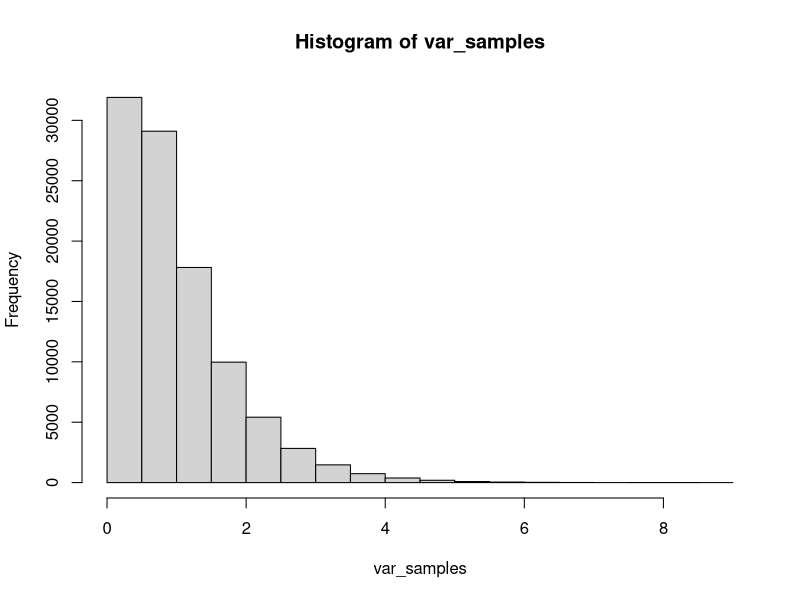
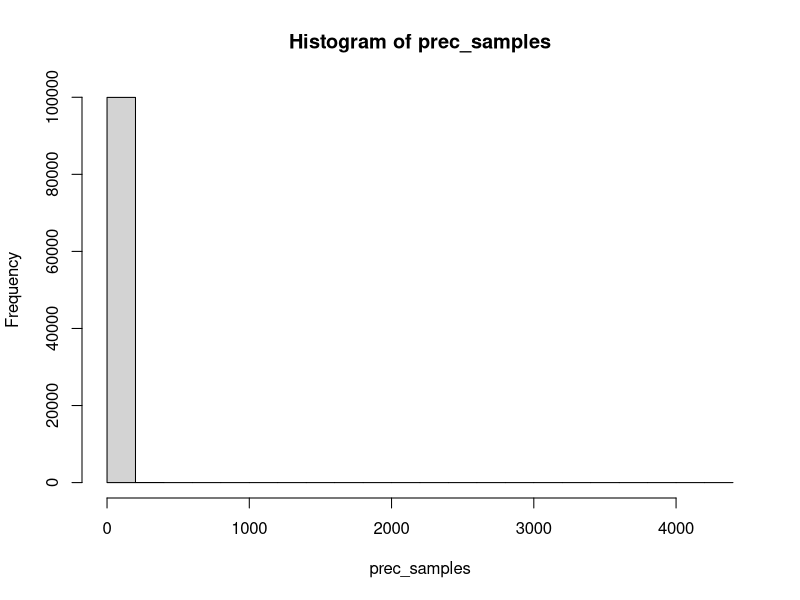
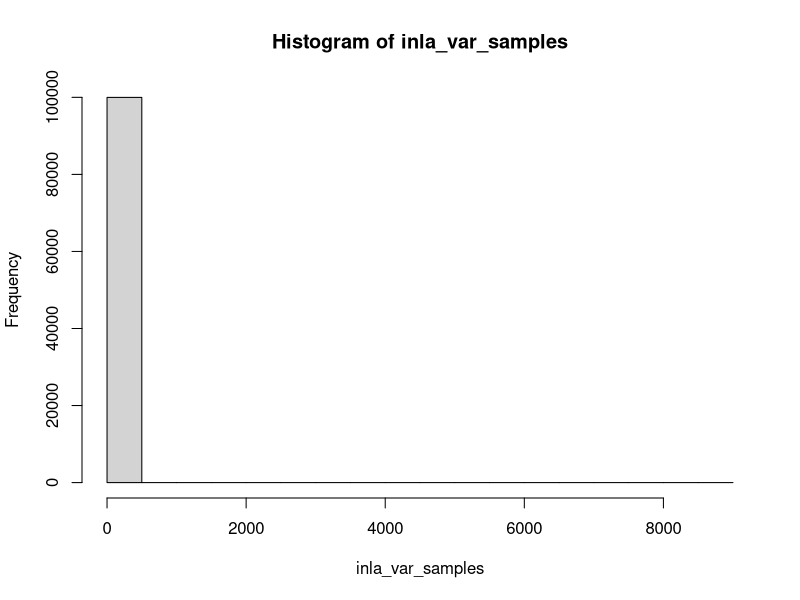

Source code (R) for these figures, in order:
var_samples <- rgamma(100000, shape = 1.5, rate = 1.5)

hist(var_samples)

summary(var_samples)

options(scipen = 99)


prec_samples <- 1/ (var_samples)

hist(prec_samples)

summary(prec_samples)



inla_prec_samples <- rgamma(100000, shape = 1.5, rate = 1.5)

inla_var_samples <- 1 / inla_prec_samples


hist(inla_var_samples)
summary(inla_var_samples)
